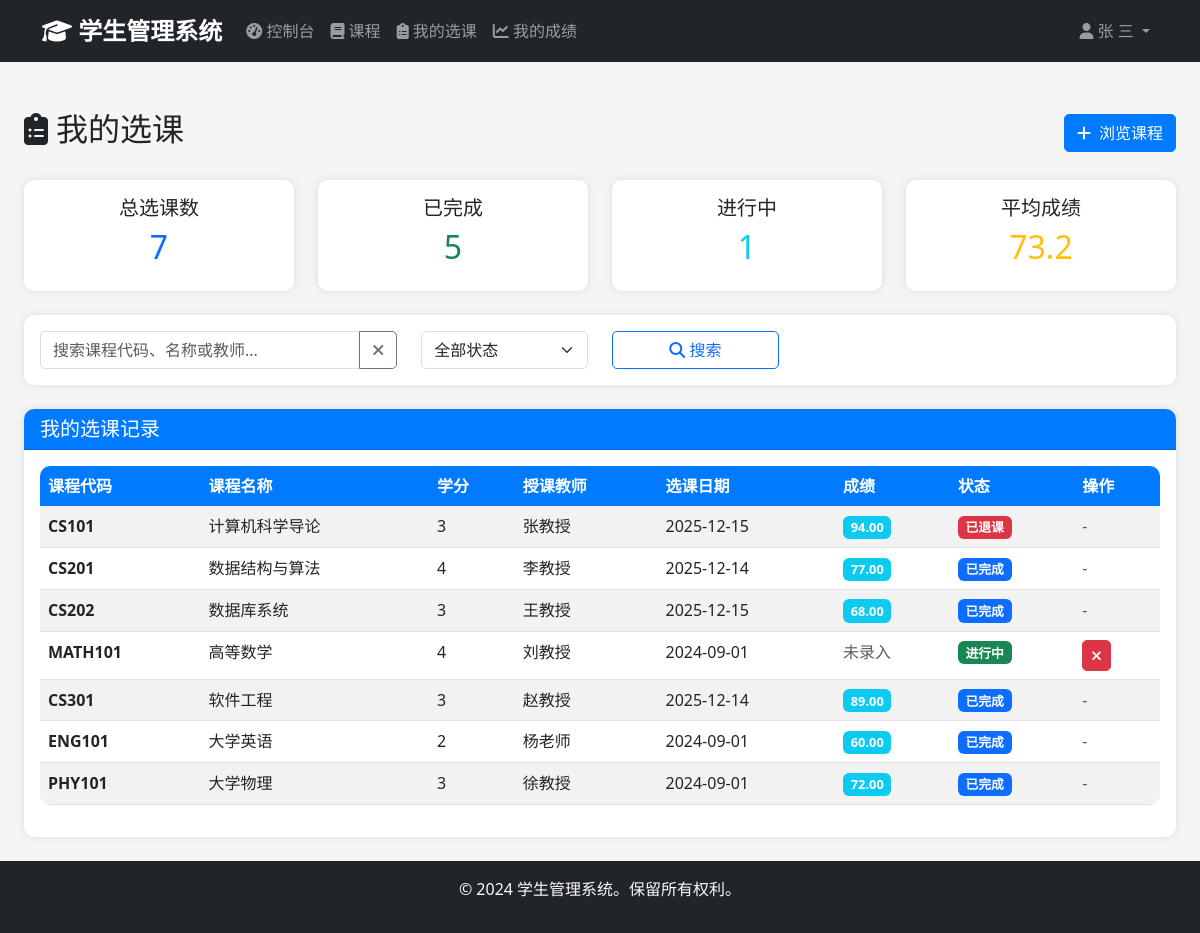
Screenshot of /student/enrollments (signed in) with the database file from the repository.
### app/models/user.py (models this page shows, shortened)
class User(UserMixin, db.Model):
    __tablename__ = 'users'
    id = db.Column(db.Integer, primary_key=True)
    username = db.Column(db.String(50), unique=True, nullable=False)
    email = db.Column(db.String(100), unique=True, nullable=False)
    password_hash = db.Column(db.String(255), nullable=False)
    full_name = db.Column(db.String(100), nullable=False)
    phone = db.Column(db.String(20))
    role = db.Column(db.Enum('admin', 'student', name='user_role'), nullable=False, default='student')
    is_active = db.Column(db.Boolean, default=True)
    created_at = db.Column(db.DateTime, default=datetime.utcnow)
    updated_at = db.Column(db.DateTime, default=datetime.utcnow, onupdate=datetime.utcnow)
    administrator = db.relationship('Administrator', backref='user', uselist=False, cascade='all, delete-orphan')
    def is_admin(self):
        return self.role == 'admin'

### app/models/enrollment.py (models this page shows, shortened)
class Enrollment(db.Model):
    __tablename__ = 'enrollments'
    id = db.Column(db.Integer, primary_key=True)
    student_id = db.Column(db.Integer, db.ForeignKey('students.id'), nullable=False)
    course_id = db.Column(db.Integer, db.ForeignKey('courses.id'), nullable=False)
    enrollment_date = db.Column(db.Date, nullable=False, default=date.today)
    status = db.Column(db.Enum('enrolled', 'completed', 'dropped', 'withdrawn', name='enrollment_status'),
                       default='enrolled')
    grade = db.Column(db.Numeric(5, 2))
    created_at = db.Column(db.DateTime, default=datetime.utcnow)
    updated_at = db.Column(db.DateTime, default=datetime.utcnow, onupdate=datetime.utcnow)
    __table_args__ = (db.UniqueConstraint('student_id', 'course_id', name='unique_enrollment'),)

### app/models/course.py (models this page shows, shortened)
class Course(db.Model):
    __tablename__ = 'courses'
    id = db.Column(db.Integer, primary_key=True)
    course_code = db.Column(db.String(20), unique=True, nullable=False)
    course_name = db.Column(db.String(100), nullable=False)
    description = db.Column(db.Text)
    credits = db.Column(db.Integer, nullable=False, default=3)
    department = db.Column(db.String(100))
    instructor = db.Column(db.String(100))
    created_at = db.Column(db.DateTime, default=datetime.utcnow)
    updated_at = db.Column(db.DateTime, default=datetime.utcnow, onupdate=datetime.utcnow)
    enrollments = db.relationship('Enrollment', backref='course', lazy='dynamic', cascade='all, delete-orphan')

### app/views/student.py (the view, shortened to what this page needs)
@student_bp.route('/enrollments')
@login_required
@student_only
def enrollments():
    student = Student.query.filter_by(email=current_user.email).first()
    if not student:
        flash('未找到学生记录。请联系管理员。', 'error')
        return redirect(url_for('student.dashboard'))
    page = request.args.get('page', 1, type=int)
    status_filter = request.args.get('status', '')
    search_term = request.args.get('search', '').strip()
    query = Enrollment.query.filter_by(student_id=student.id).join(Course)
    if status_filter:
        query = query.filter(Enrollment.status == status_filter)
    enrollments = query.paginate(
        page=page,
        per_page=10,
        error_out=False
    )
    all_enrollments = query.all()
    completed_count = len([e for e in all_enrollments if e.status == 'completed'])
    enrolled_count = len([e for e in all_enrollments if e.status == 'enrolled'])
    completed_grades = [e.grade for e in all_enrollments if e.status == 'completed' and e.grade is not None]
    avg_grade = sum(completed_grades) / len(completed_grades) if completed_grades else 0
    stats = {
        'total': len(all_enrollments),
        'completed': completed_count,
        'enrolled': enrolled_count,
        'avg_grade': round(avg_grade, 1)
    }
    return render_template('student/enrollments.html',
                         enrollments=enrollments,
                         status_filter=status_filter,
                         search_term=search_term,
                         stats=stats)

### app/templates/student/enrollments.html (shortened to what this page needs)
{% extends "base.html" %}
{% block content %}
<div class="container-fluid mt-4">
    <div class="d-flex justify-content-between align-items-center mb-4">
        <h2>
            <i class="fas fa-clipboard-list me-2"></i>我的选课
        </h2>
        <a href="{{ url_for('student.courses') }}" class="btn btn-primary">
            <i class="fas fa-plus me-2"></i>浏览课程
        </a>
    </div>
    <div class="row mb-4">
        <div class="col-md-3">
            <div class="card text-center">
                <div class="card-body">
                    <h5 class="card-title">总选课数</h5>
                    <h2 class="text-primary">{{ stats.total }}</h2>
                </div>
            </div>
        </div>
        <div class="col-md-3">
            <div class="card text-center">
                <div class="card-body">
                    <h5 class="card-title">已完成</h5>
                    <h2 class="text-success">{{ stats.completed }}</h2>
                </div>
            </div>
        </div>
        <div class="col-md-3">
            <div class="card text-center">
                <div class="card-body">
                    <h5 class="card-title">进行中</h5>
                    <h2 class="text-info">{{ stats.enrolled }}</h2>
                </div>
            </div>
        </div>
        <div class="col-md-3">
            <div class="card text-center">
                <div class="card-body">
                    <h5 class="card-title">平均成绩</h5>
                    <h2 class="text-warning">
                        {% if stats.avg_grade > 0 %}
                            {{ stats.avg_grade }}
                        {% else %}
                            -
                        {% endif %}
                    </h2>
                </div>
            </div>
        </div>
    </div>
    <div class="card mb-4">
        <div class="card-body">
            <form method="GET" action="{{ url_for('student.enrollments') }}" id="searchForm">
                <div class="row">
                    <div class="col-md-4">
                        <div class="input-group">
                            <input type="text" class="form-control" name="search" id="searchInput"
                                   placeholder="搜索课程代码、名称或教师..."
                                   value="{{ request.args.get('search', '') or search_term or '' }}">
                            <button class="btn btn-outline-secondary" type="button" id="clearSearch" title="清空搜索">
                                <i class="fas fa-times"></i>
                            </button>
                        </div>
                    </div>
                    <div class="col-md-2">
                        <select class="form-select" name="status" id="statusFilter">
                            <option value="">全部状态</option>
                        </select>
                    </div>
                    <div class="col-md-2">
                        <button type="submit" class="btn btn-outline-primary w-100">
                            <i class="fas fa-search"></i> 搜索
                        </button>
                    </div>
                </div>
            </form>
        </div>
    </div>
    <div class="card">
        <div class="card-header d-flex justify-content-between align-items-center">
            <h5 class="mb-0">
                我的选课记录
            </h5>
        </div>
        <div class="card-body">
            {% if enrollments %}
            <div class="table-responsive">
                <table class="table table-striped">
                    <thead>
                        <tr>
                            <th>课程代码</th>
                            <th>课程名称</th>
                            <th>学分</th>
                            <th>授课教师</th>
                            <th>选课日期</th>
                            <th>成绩</th>
                            <th>状态</th>
                            <th>操作</th>
                        </tr>
                    </thead>
                    <tbody>
                        {% for enrollment in enrollments.items %}
                        <tr>
                            <td><strong>{{ enrollment.course.course_code }}</strong></td>
                            <td>{{ enrollment.course.course_name }}</td>
                            <td>{{ enrollment.course.credits }}</td>
                            <td>{{ enrollment.course.instructor or '未分配' }}</td>
                            <td>{{ enrollment.enrollment_date.strftime('%Y-%m-%d') if enrollment.enrollment_date else '-' }}</td>
                            <td>
                                {% if enrollment.grade is not none %}
                                    <span class="badge bg-info">{{ enrollment.grade }}</span>
                                {% else %}
                                    <span class="text-muted">未录入</span>
                                {% endif %}
                            </td>
                            <td>
                                {% if enrollment.status == 'enrolled' %}
                                    <span class="badge bg-success">进行中</span>
                                {% elif enrollment.status == 'completed' %}
                                    <span class="badge bg-primary">已完成</span>
                                {% else %}
                                    <span class="badge bg-danger">已退课</span>
                                {% endif %}
                            </td>
                            <td>
                                {% if enrollment.status == 'enrolled' %}
                                <button type="button" class="btn btn-sm btn-danger drop-course"
                                        data-enrollment-id="{{ enrollment.id }}"
                                        data-course-id="{{ enrollment.course.id }}"
                                        data-course-name="{{ enrollment.course.course_name }}" title="退课">
                                    <i class="fas fa-times"></i>
                                </button>
                                {% else %}
                                <span class="text-muted">-</span>
                                {% endif %}
                            </td>
                        </tr>
                        {% endfor %}
                    </tbody>
                </table>
            </div>
            {% endif %}
        </div>
    </div>
</div>
{% endblock %}

### app/templates/base.html (shortened to what this page needs)
<!DOCTYPE html>
<html lang="zh-CN">
<head>
    <link href="https://cdn.jsdelivr.net/npm/bootstrap@5.3.0/dist/css/bootstrap.min.css" rel="stylesheet">
    <link href="https://cdnjs.cloudflare.com/ajax/libs/font-awesome/6.4.0/css/all.min.css" rel="stylesheet">
    <link href="{{ url_for('static', filename='css/style.css') }}" rel="stylesheet">
</head>
<body>
    {% if current_user.is_authenticated %}
    <nav class="navbar navbar-expand-lg navbar-dark bg-dark">
        <div class="container">
            <a class="navbar-brand" href="{{ url_for('main.dashboard') }}">
                <i class="fas fa-graduation-cap"></i> 学生管理系统
            </a>
            <div class="collapse navbar-collapse" id="navbarNav">
                <ul class="navbar-nav me-auto">
                    {% if current_user.is_admin() %}
                    <li class="nav-item">
                        <a class="nav-link" href="{{ url_for('admin.dashboard') }}">
                            <i class="fas fa-tachometer-alt"></i> 控制台
                        </a>
                    </li>
                    <li class="nav-item dropdown">
                        <a class="nav-link dropdown-toggle" href="#" data-bs-toggle="dropdown">
                            <i class="fas fa-users"></i> 用户
                        </a>
                        <ul class="dropdown-menu">
                            <li><a class="dropdown-item" href="{{ url_for('admin.users') }}">所有用户</a></li>
                            <li><a class="dropdown-item" href="{{ url_for('admin.create_user') }}">创建用户</a></li>
                        </ul>
                    </li>
                    <li class="nav-item dropdown">
                        <a class="nav-link dropdown-toggle" href="#" data-bs-toggle="dropdown">
                            <i class="fas fa-user-graduate"></i> 学生
                        </a>
                        <ul class="dropdown-menu">
                            <li><a class="dropdown-item" href="{{ url_for('admin.students') }}">所有学生</a></li>
                            <li><a class="dropdown-item" href="{{ url_for('admin.create_student') }}">添加学生</a></li>
                        </ul>
                    </li>
                    <li class="nav-item dropdown">
                        <a class="nav-link dropdown-toggle" href="#" data-bs-toggle="dropdown">
                            <i class="fas fa-book"></i> 课程
                        </a>
                        <ul class="dropdown-menu">
                            <li><a class="dropdown-item" href="{{ url_for('admin.courses') }}">所有课程</a></li>
                            <li><a class="dropdown-item" href="{{ url_for('admin.create_course') }}">添加课程</a></li>
                        </ul>
                    </li>
                    <li class="nav-item dropdown">
                        <a class="nav-link dropdown-toggle" href="#" data-bs-toggle="dropdown">
                            <i class="fas fa-clipboard-list"></i> 选课
                        </a>
                        <ul class="dropdown-menu">
                            <li><a class="dropdown-item" href="{{ url_for('admin.enrollments') }}">所有选课</a></li>
                            <li><a class="dropdown-item" href="{{ url_for('admin.create_enrollment') }}">添加选课</a></li>
                        </ul>
                    </li>
                    <li class="nav-item dropdown">
                        <a class="nav-link dropdown-toggle" href="#" data-bs-toggle="dropdown">
                            <i class="fas fa-chart-line"></i> 成绩
                        </a>
                        <ul class="dropdown-menu">
                            <li><a class="dropdown-item" href="{{ url_for('admin.grades') }}">成绩列表</a></li>
                            <li><a class="dropdown-item" href="{{ url_for('admin.record_grade') }}">录入成绩</a></li>
                        </ul>
                    </li>
                    {% else %}
                    <li class="nav-item">
                        <a class="nav-link" href="{{ url_for('student.dashboard') }}">
                            <i class="fas fa-tachometer-alt"></i> 控制台
                        </a>
                    </li>
                    <li class="nav-item">
                        <a class="nav-link" href="{{ url_for('student.courses') }}">
                            <i class="fas fa-book"></i> 课程
                        </a>
                    </li>
                    <li class="nav-item">
                        <a class="nav-link" href="{{ url_for('student.enrollments') }}">
                            <i class="fas fa-clipboard-list"></i> 我的选课
                        </a>
                    </li>
                    <li class="nav-item">
                        <a class="nav-link" href="{{ url_for('student.grades') }}">
                            <i class="fas fa-chart-line"></i> 我的成绩
                        </a>
                    </li>
                    {% endif %}
                </ul>
                <ul class="navbar-nav">
                    <li class="nav-item dropdown">
                        <a class="nav-link dropdown-toggle" href="#" data-bs-toggle="dropdown">
                            <i class="fas fa-user"></i> {{ current_user.full_name }}
                        </a>
                    </li>
                </ul>
            </div>
        </div>
    </nav>
    {% endif %}
    <main class="container-fluid py-4">
        {% block content %}{% endblock %}
    </main>
    <footer class="bg-dark text-light text-center py-3 mt-auto">
        <div class="container">
            <p>&copy; 2024 学生管理系统。保留所有权利。</p>
        </div>
    </footer>
</body>
</html>

### rows the page displays
User: full_name "张 三"
Enrollment: course.course_code "CS101", course.course_name "计算机科学导论", course.credits "3", course "张教授", enrollment_date "2025-12-15", grade "94.00", status "已退课"
Enrollment: course.course_code "CS201", course.course_name "数据结构与算法", course.credits "4", course "李教授", enrollment_date "2025-12-14", grade "77.00", status "已完成"
Enrollment: course.course_code "CS202", course.course_name "数据库系统", course.credits "3", course "王教授", enrollment_date "2025-12-15", grade "68.00", status "已完成"
Enrollment: course.course_code "MATH101", course.course_name "高等数学", course.credits "4", course "刘教授", enrollment_date "2024-09-01", shows "未录入", status "进行中"
Enrollment: course.course_code "CS301", course.course_name "软件工程", course.credits "3", course "赵教授", enrollment_date "2025-12-14", grade "89.00", status "已完成"
Enrollment: course.course_code "ENG101", course.course_name "大学英语", course.credits "2", course "杨老师", enrollment_date "2024-09-01", grade "60.00", status "已完成"
Enrollment: course.course_code "PHY101", course.course_name "大学物理", course.credits "3", course "徐教授", enrollment_date "2024-09-01", grade "72.00", status "已完成"

### other values shown
{{ stats.total }} "7"
{{ stats.completed }} "5"
{{ stats.enrolled }} "1"
{{ stats.avg_grade }} "73.2"
